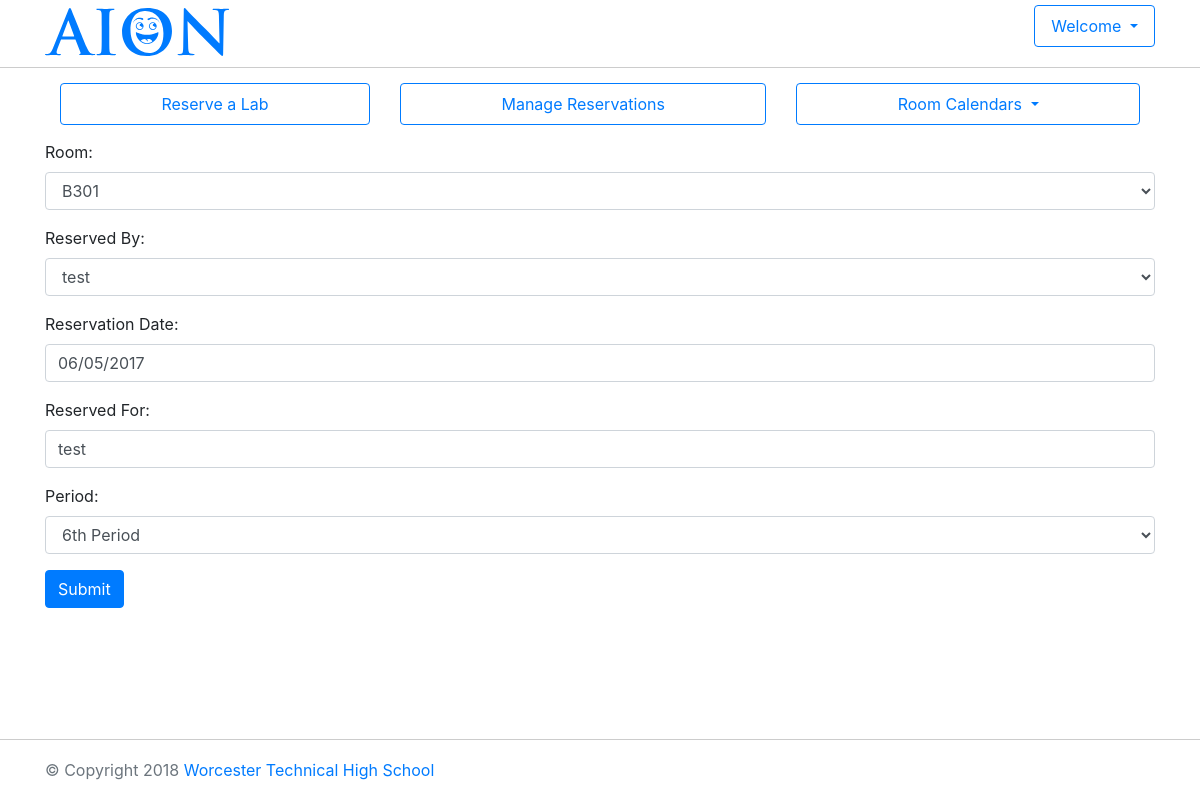
Page /labreserve/bookings/2/update/ (signed in) on the committed database.
### labreserve/models.py (models this page shows, shortened)
class Booking(models.Model):
    periods = (
        (1, '1st Period'),
        (2, '2nd Period'),
        (3, '3rd Period'),
        (4, '4th Period'),
        (5, '5th Period'),
        (6, '6th Period'),
        (7, '7th Period'),
        (8, '8th Period'),
    )
    room = models.ForeignKey(Room, on_delete=models.CASCADE)
    booking_owner = models.ForeignKey(User)
    booking_date = models.DateField(('Reservation Date'))#, default=date.today )
    booking_client = models.CharField(('Reserved For'), max_length=200)
    booking_period = models.IntegerField(('Period'), choices=periods, default=1)
    class Meta:
        unique_together = [
            ("booking_date", "booking_period", "room")
        ]
        default_permissions = ('add', 'change', 'delete', 'view')

### labreserve/views.py (the view)
# urls.py: url(r'^bookings/(?P<pk>\d+)/update/$', views.BookingUpdate.as_view(), name='booking_update'),
@method_decorator(login_required, name='dispatch')
class BookingUpdate(UpdateView):
    model = Booking
    fields = '__all__'
    def dispatch(self, request, *args, **kwargs):
      handler = super(BookingUpdate, self).dispatch(request, *args, **kwargs)
      if self.object.booking_owner != request.user:
          return HttpResponseForbidden(u"You do not have permissions to update this reservation.")
      return handler

### labreserve/models.py (called while the page is built)
    def __str__(self):
        return self.room_text

### labreserve/templatetags/widget_tweaks.py (called while the page is built)
def silence_without_field(fn):
    def wrapped(field, attr):
        if not field:
            return ""
        return fn(field, attr)
    return wrapped

def _process_field_attributes(field, attr, process):
    params = attr.split(':', 1)
    attribute = params[0]
    value = params[1] if len(params) == 2 else ''
    field = copy(field)
    old_as_widget = field.as_widget
    def as_widget(self, widget=None, attrs=None, only_initial=False):
        attrs = attrs or {}
        process(widget or self.field.widget, attrs, attribute, value)
        html = old_as_widget(widget, attrs, only_initial)
        self.as_widget = old_as_widget
        return html
    field.as_widget = types.MethodType(as_widget, field)
    return field

@register.filter("append_attr")
@silence_without_field
def append_attr(field, attr):
    def process(widget, attrs, attribute, value):
        if attrs.get(attribute):
            attrs[attribute] += ' ' + value
        elif widget.attrs.get(attribute):
            attrs[attribute] = widget.attrs[attribute] + ' ' + value
        else:
            attrs[attribute] = value
    return _process_field_attributes(field, attr, process)

@register.filter("add_class")
@silence_without_field
def add_class(field, css_class):
    return append_attr(field, 'class:' + css_class)

### labreserve/templates/labreserve/booking_form.html (shortened to what this page needs)
{% extends "base.html" %}
{% block content %}
{% load widget_tweaks %}
<form action="" method="post">
  <div class="fieldWrapper form-group">
    <label for="{{ form.room.id_for_label }}">Room:</label>
    {{ form.room|add_class:'form-control' }}
  </div>
  <div class="fieldWrapper form-group">
    <label for="{{ form.booking_owner.id_for_label }}">Reserved By:</label>
    {{ form.booking_owner|add_class:'form-control' }}
  </div>
  <div class="fieldWrapper form-group">
    <label for="{{ form.booking_date.id_for_label }}">Reservation Date:</label>
    {{ form.booking_date|add_class:'form-control' }}
  </div>
  <div class="fieldWrapper form-group">
    <label for="{{ form.booking_date.id_for_label }}">Reserved For:</label>
    {{ form.booking_client|add_class:'form-control' }}
  </div>
  <div class="fieldWrapper form-group">
    <label for="{{ form.booking_period.id_for_label }}">Period:</label>
    {{ form.booking_period|add_class:'form-control' }}
  </div>
  <div class="form-btn">
    <button type="submit" class="btn btn-primary">Submit</button>
  </div>
</form>
{% endblock %}

### labreserve/static/labreserve/style.css (style rules this page uses)
html { position: relative; min-height: 100%; }
body { margin-bottom: 60px; }

### rows in the picture
Booking: room "B301", booking_owner "test", booking_date "06/05/2017", booking_client "test", booking_period "6th Period"
